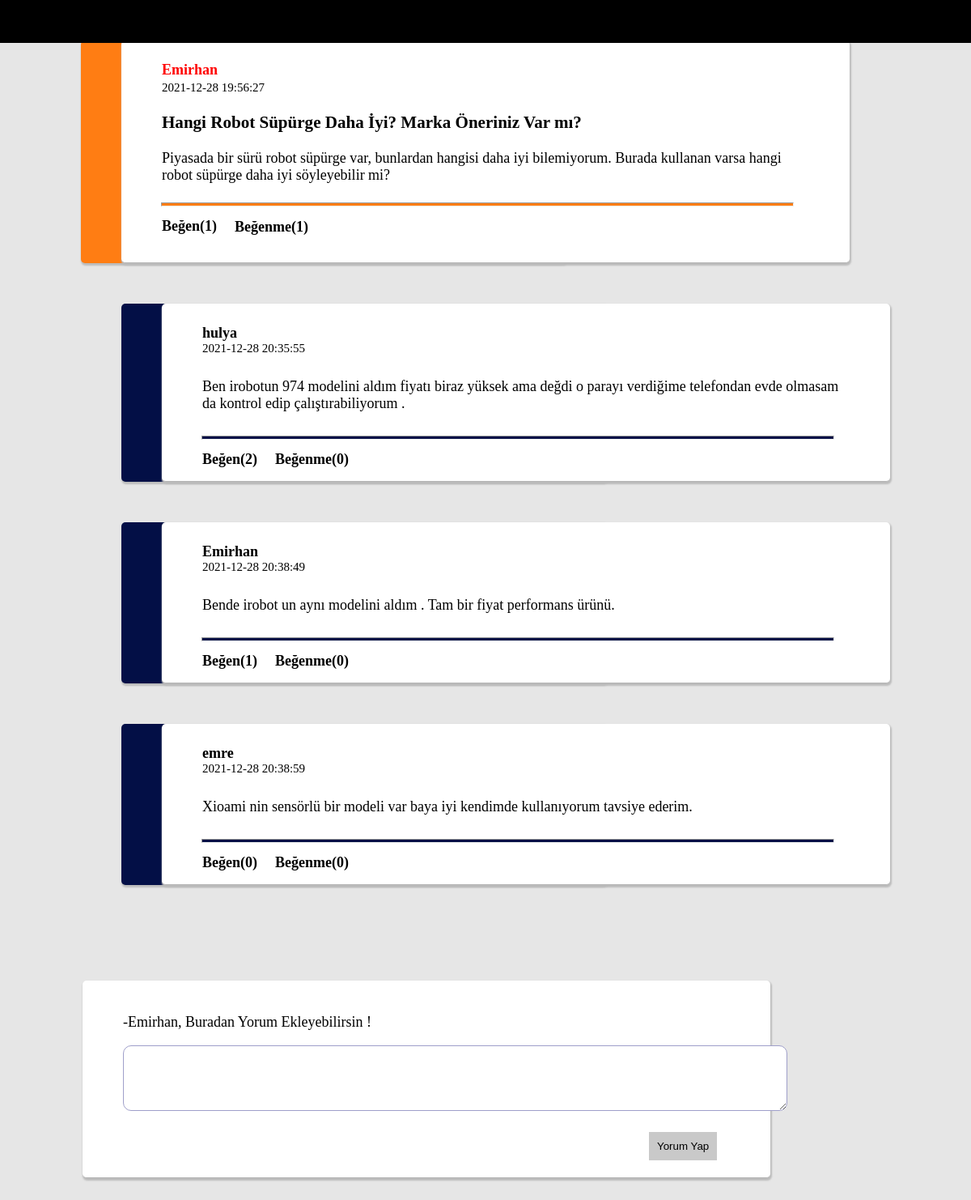
Page /project-3/q-page.php?q_id=86 (signed in) on the committed database.
### tables this page shows
CREATE TABLE `questions` (
  `q_id` int NOT NULL,
  `q_title` varchar(100) NOT NULL,
  `question` text NOT NULL,
  `category` enum('Teknoloji','Ev/Yaşam','Spor','Sağlık') NOT NULL,
  `d_date` datetime DEFAULT CURRENT_TIMESTAMP,
  `q_username` varchar(100) NOT NULL,
  `user_id` int NOT NULL
);

CREATE TABLE `comment` (
  `c_id` int NOT NULL,
  `que_id` int NOT NULL,
  `u_id` int NOT NULL,
  `c_username` varchar(100) NOT NULL,
  `c_date` datetime NOT NULL DEFAULT CURRENT_TIMESTAMP,
  `c_comment` text NOT NULL
);

### project-3/q-page.php (the view, shortened to what this page needs)
<!DOCTYPE html>
<html lang="en">
<head>
    <link rel="stylesheet" href="soru2.css">
    <link rel="stylesheet" href="Anasayfa2.css">
</head>
<body>
<?php
include "config.php";
$q_id2 = $_GET['q_id'];
$user_id = $_SESSION['user_id'];
$usern=$_SESSION['username'];
$sql8="SELECT * from questions WHERE q_id=$q_id2 ";
$result8 = mysqli_query($conn,$sql8);
$num_rows8 = mysqli_num_rows($result8);
$sql58 = "SELECT comment.*, count(c_likes.q_id) as like_count from comment left join c_likes on comment.c_id=c_likes.c_id  where c_likes.type<2 and q_id = $q_id2 group by comment.c_id order by like_count DESC ";
$result58 = mysqli_query($conn,$sql58);
$num_rows58 = mysqli_num_rows($result58);
$urlal=$_SERVER['REQUEST_URI'];
if(isset($_SESSION['username'])){
    echo "<ul class='liste'>";
        echo "<li style='margin-left:20px;'><a href='q-insert-form.php?url=$urlal'>Soru Ekle</a></li>";
        echo "<li style='margin-left:20px;'><a href='Home.php'>Tüm sorular</a></li>";
        echo "<li><a href='Home.php?category=Teknoloji'>Teknoloji</a></li>";
        echo "<li><a href='Home.php?category=Ev/Yaşam'>Ev/Yaşam</a></li>";
        echo "<li><a href='Home.php?category=Spor'>Spor</a></li>";
        echo "<li><a href='Home.php?category=Sağlık'>Sağlık</a></li>";
        echo "<li style='float:right; margin-right:20px;'><a href='logout.php'>Çıkış Yap</a></li>";
    echo "</ul>";
}
else{
    echo '<p>Ana Sayfaya Ulaşmak İçin Giriş Yapınız</p>';
    echo '<p><a href="login.php">Giriş</a></p>';
}
?>
<?php
   if($num_rows8 > 0){
    while($row7 = mysqli_fetch_assoc($result8)){
        echo '<div class="boxpage">';
                    echo '<div class="somepage">';
                        echo "<h4 id='box3'>".$row7['q_username']. "</h4>";
                        echo "<small id='box2'>".$row7['d_date']."</small>";
                        echo "<h3 class='paraf'>".$row7['q_title']."</h3>";
                        echo "<p class='paraf'>".$row7['question']."</p>";
                         echo "<hr class='cizgipage'>";
                         $sql2 = "SELECT COUNT(*) as count FROM likes WHERE q_id = $q_id2 AND type=1  ";
                         $result2 = mysqli_query($conn,$sql2);
                         $row2 = mysqli_fetch_assoc($result2);
                         $like = $row2['count'];
                         $sql3 =  "SELECT * FROM likes WHERE q_id = $q_id2 AND user_id=$user_id AND type=1";
                         $result3 = mysqli_query($conn,$sql3);
                         $num_rows3 = mysqli_num_rows($result3);
                         if($num_rows3 > 0){
                             echo "<p class='begen2'>";
                             echo "<a class='link' href='likes-delete.php?q_id=$q_id2&user_id=$user_id&url=$urlal'>Beğen($like)</a>";
                             echo "</p>";
                         }else{
                             echo "<p class='begen2'>";
                             echo "<a class='link' href='q-like.php?q_id=$q_id2&user_id=$user_id&url=$urlal'>Beğen($like)</a>";
                            echo "</p>";
                         }
                         $sql4 = "SELECT COUNT(*) as count FROM likes WHERE q_id = $q_id2 AND type=2  ";
                         $result4 = mysqli_query($conn,$sql4);
                         $row4 = mysqli_fetch_assoc($result4);
                         $dislike = $row4['count'];
                         $sql5 =  "SELECT * FROM likes WHERE q_id = $q_id2 AND user_id=$user_id AND type=2";
                         $result5 = mysqli_query($conn,$sql5);
                         $num_rows5 = mysqli_num_rows($result5);
                         if($num_rows5 > 0){
                             echo "<p class='begenme2'>";
                             echo "<a class='link' href='likes-delete.php?q_id=$q_id2&user_id=$user_id&url=$urlal'>Beğenme($dislike)</a>";
                             echo "</p>";
                         }else{
                             echo "<p class='begenme2'>";
                             echo "<a class='link' href='q-dislike.php?q_id=$q_id2&user_id=$user_id&url=$urlal'>Beğenme($dislike)</a>";
                             echo "</p>";
                         }
                         $sql61 =  "SELECT * FROM questions WHERE q_id = $q_id2 AND user_id=$user_id ";
                         $result61 = mysqli_query($conn,$sql61);
                         $num_rows61 = mysqli_num_rows($result61);
                         if($num_rows61 > 0){
                             echo "<p class='duzenle2'>";
                             echo "<a class='link' href='q-update-form.php?q_id=$q_id2&url=$urlal '>Düzenle</a> ";
                             echo "</p>";
                         }else{}
                         if($num_rows61 > 0){
                             echo "<p class='sil2'>";
                             echo "<a class='link' href='q-delete-form.php?q_id=$q_id2&url=$urlal'>Sil</a>  ";
                             echo "</p>";
                         }else{}
                echo '</div>' ;
        echo '</div>';
        }
   }
?>
<?php
    if($num_rows58 > 0){
        while($row58 = mysqli_fetch_assoc($result58)){
            $q_id2 = $row58['que_id'];
            $c_id = $row58['c_id'];
            echo "<div class='boxcom'>";
                echo "<div class='somecom'>";
                    echo "<h4 class='yorumisim'>".$row58['c_username']. "</h4>";
                    echo "<small class='datecss'>".$row58['c_date']."</small>";
                    echo "<p class='paraf1'>".$row58['c_comment']."</p>";
                    echo "<hr class='cizgicomment'>";
                    $sql24 = "SELECT COUNT(*) as count FROM c_likes WHERE c_id = $c_id AND type=1 and q_id=$q_id2";
                    $result24 = mysqli_query($conn,$sql24);
                    $row24 = mysqli_fetch_assoc($result24);
                    $like = $row24['count'];
                    $sql31 =  "SELECT * FROM c_likes WHERE c_id = $c_id AND user_id=$user_id AND type=1 and q_id=$q_id2";
                    $result31 = mysqli_query($conn,$sql31);
                    $num_rows31 = mysqli_num_rows($result31);
                    if($num_rows31 > 0){
                        echo "<p class='begen3'>";
                        echo "<a class='link' href='c-likes-delete.php?c_id=$c_id&user_id=$user_id&q_id=$q_id2&url=$urlal'>Beğen($like)</a>";
                        echo "</p>";
                    }else{
                        echo "<p class='begen3'>";
                        echo "<a class='link'href='c-like.php?c_id=$c_id&user_id=$user_id&q_id=$q_id2&url=$urlal'>Beğen($like)</a>";
                        echo "</p>";
                    }
                    $sql4 = "SELECT COUNT(*) as count FROM c_likes WHERE c_id = $c_id AND type=2 and q_id=$q_id2";
                    $result4 = mysqli_query($conn,$sql4);
                    $row4 = mysqli_fetch_assoc($result4);
                    $dislike = $row4['count'];
                    $sql5 =  "SELECT * FROM c_likes WHERE c_id = $c_id AND user_id=$user_id AND type=2 and q_id=$q_id2";
                    $result5 = mysqli_query($conn,$sql5);
                    $num_rows5 = mysqli_num_rows($result5);
                    if($num_rows5 > 0){
                        echo "<p class='begenme3'>";
                        echo "<a class='link' href='c-likes-delete.php?c_id=$c_id&user_id=$user_id&q_id=$q_id2&url=$urlal'>Beğenme($dislike)</a>";
                        echo "</p>";
                    }else{
                        echo "<p class='begenme3'>";
                        echo "<a class='link' href='c-dislike.php?c_id=$c_id&user_id=$user_id&q_id=$q_id2&url=$urlal'>Beğenme($dislike)</a>";
                        echo "</p>";
                    }
                echo '</div>';
            echo '</div>';
        }
    }
?>
<br>
<?php
echo "<form action='c-insert.php?q_id=$q_id2' method='post'>";
    echo   '<div class="someyanıt">';
        echo "<br>";
        echo '<div>';
        echo "<p style='font-weight=bolder;'>-$usern, Buradan Yorum Ekleyebilirsin !</p>";
        echo "<textarea required='required' class='yorumkutu' name='answer' id='' cols='100' rows='5'></textarea>";
        echo '</div>';
        echo '<div>';
        echo '<br>';
        echo "<input class='yanıtbuton' type='submit' value='Yorum Yap' >";
        echo '</div>';
        echo "<br>";
    echo '</div>';
echo "</form>";
?>
</body>
</html>

### project-3/soru2.css (style rules this page uses)
body { background-color:rgb(230, 230, 230); }
.someyanıt { width: 800px; margin: 50px; margin-left: 102px; padding-left: 50px; border: 1px solid #333; border-color:rgb(180, 180, 180) ; background-color:rgb(255, 255, 255); border-left: none; border-right: none; border-top:none; padding-top: 2px; border-radius: 5px; box-shadow: 1px 2px 2px 1px rgb(187, 187, 187); font-size: 18px; }
.somepage { width: 800px; margin: 50px; padding-left: 50px; padding-right: 50px; border: 1px solid #333; border-color:rgb(180, 180, 180) ; background-color:rgb(255, 255, 255); border-left: none; border-right: none; border-top:none; padding-top: 2px; border-radius: 5px; box-shadow: 1px 2px 2px 1px rgb(187, 187, 187); font-size: 18px; }
.boxpage { margin-top: 50px; margin-left: 100px; width: 600px; background-color: rgb(255, 125, 19); border-radius: 5px; box-shadow: 1px 2px 2px 1px rgb(187, 187, 187); }
.somecom { width: 800px; margin: 50px; padding-left: 50px; padding-right: 50px; border: 1px solid #333; border-color:rgb(180, 180, 180) ; background-color:rgb(255, 255, 255); border-left: none; border-right: none; border-top:none; padding-top: 2px; border-radius: 5px; box-shadow: 1px 2px 2px 1px rgb(187, 187, 187); font-size: 18px; }
.boxcom { margin-left: 150px; width: 600px; background-color: rgb(3, 15, 70); border-radius: 5px; box-shadow: 1px 2px 2px 1px rgb(187, 187, 187); }
.yorumkutu { border-radius: 10px; border-color: rgb(159, 159, 202); }
.yanıtbuton { background-color:rgb(255, 255, 255); border:none; padding: 10px; text-decoration: none; color: inherit; position: relative; z-index: 0; left: 650px; background-color: rgb(201, 201, 201); }
.link { color: inherit; text-decoration: none; font-weight: bolder; }
li { float: left; }
#box2 { bottom: 50px; padding: 0; margin: 0; color: inherit; text-decoration: none; }
#box3 { color:rgb(255, 0, 0); margin-bottom: 0px; }
a:link { text-decoration: none; color: inherit; }
.datecss { position: relative; bottom: 27px; color: inherit; text-decoration: none; }
.yorumisim { bottom: 10px; }
.begen2 { z-index: 0; position: relative; margin-top: 0px; margin-bottom: 20 px; margin-right: 0px; top: 10px; width: 0px; }
.begenme2 { z-index: 0; position: relative; margin-top: 0px; margin-bottom: 20px; margin-right: 0px; bottom: 28px; left: 90px; width: 0px; height: 3px; }
.sil2 { z-index: 0; position: relative; margin-top: 0px; margin-bottom: 0px; margin-right: 0px; bottom:300px; left: 740px; width: 50px; height: 3px; }
.duzenle2 { z-index: 0; position: relative; margin-top: 0px; margin-bottom: 0px; margin-right: 0px; bottom: 300px; left: 660px; width: 50px; height: 0px; background-color:red; }
.paraf { overflow: hidden; text-overflow: ellipsis; }
.paraf1 { overflow: hidden; text-overflow: ellipsis; position: relative; margin: 0px; }
.begen3 { z-index: 0; position: relative; margin-top: 0px; margin-bottom: 20 px; margin-right: 0px; top: 25px; width: 0px; }
.begenme3 { z-index: 0; position: relative; margin-top: 0px; margin-bottom: 20px; margin-right: 0px; bottom: 14px; left: 90px; width: 0px; height: 3px; }
.cizgipage { color:rgb(255, 125, 19); height: 3px; background-color: rgb(255, 125, 19); width: 780px; position: relative; z-index: 0; right: 10px; top: 5px; }
.cizgicomment { color:rgb(3, 15, 70); height: 3px; background-color: rgb(3, 15, 70); width: 780px; position: relative; z-index: 0; right: 10px; top: 20px; }

### project-3/anasayfa2.css (style rules this page uses)
body { margin: 0; }
.link { color: inherit; text-decoration: none; }
.liste { list-style-type: none ; color: inherit; text-decoration: none; margin: 0 auto; padding: 0; overflow: hidden; background-color: rgb(0, 0, 0); opacity: none; position: fixed; top: 0; width: 100%; z-index: 1; }
li { float: left; }
li a { color: white; padding: 16px 16px; display: block; text-decoration: none; font-size: 18px; font-family:'Trebuchet MS', 'Lucida Sans Unicode', 'Lucida Grande', 'Lucida Sans', Arial, sans-serif; }

### rows in the picture
questions: q_username "Emirhan", d_date "2021-12-28 19:56:27", q_title "Hangi Robot Süpürge Daha İyi? Marka Öneriniz Var mı?", question "Piyasada bir sürü robot süpürge var, bunlardan hangisi daha iyi bilemiyorum. Burada kullanan varsa hangi robot süpürge daha iyi söyleyebilir mi?", like "1", dislike "1"
comment: c_username "hulya", c_date "2021-12-28 20:35:55", c_comment "Ben irobotun 974 modelini aldım fiyatı biraz yüksek ama değdi o parayı verdiğime telefondan evde olmasam da kontrol edip çalıştırabiliyorum .", like "2", dislike "0"
comment: c_username "Emirhan", c_date "2021-12-28 20:38:49", c_comment "Bende irobot un aynı modelini aldım . Tam bir fiyat performans ürünü.", like "1", dislike "0"
comment: c_username "emre", c_date "2021-12-28 20:38:59", c_comment "Xioami nin sensörlü bir modeli var baya iyi kendimde kullanıyorum tavsiye ederim.", like "0", dislike "0"

### other values in the picture
$usern "Emirhan"
